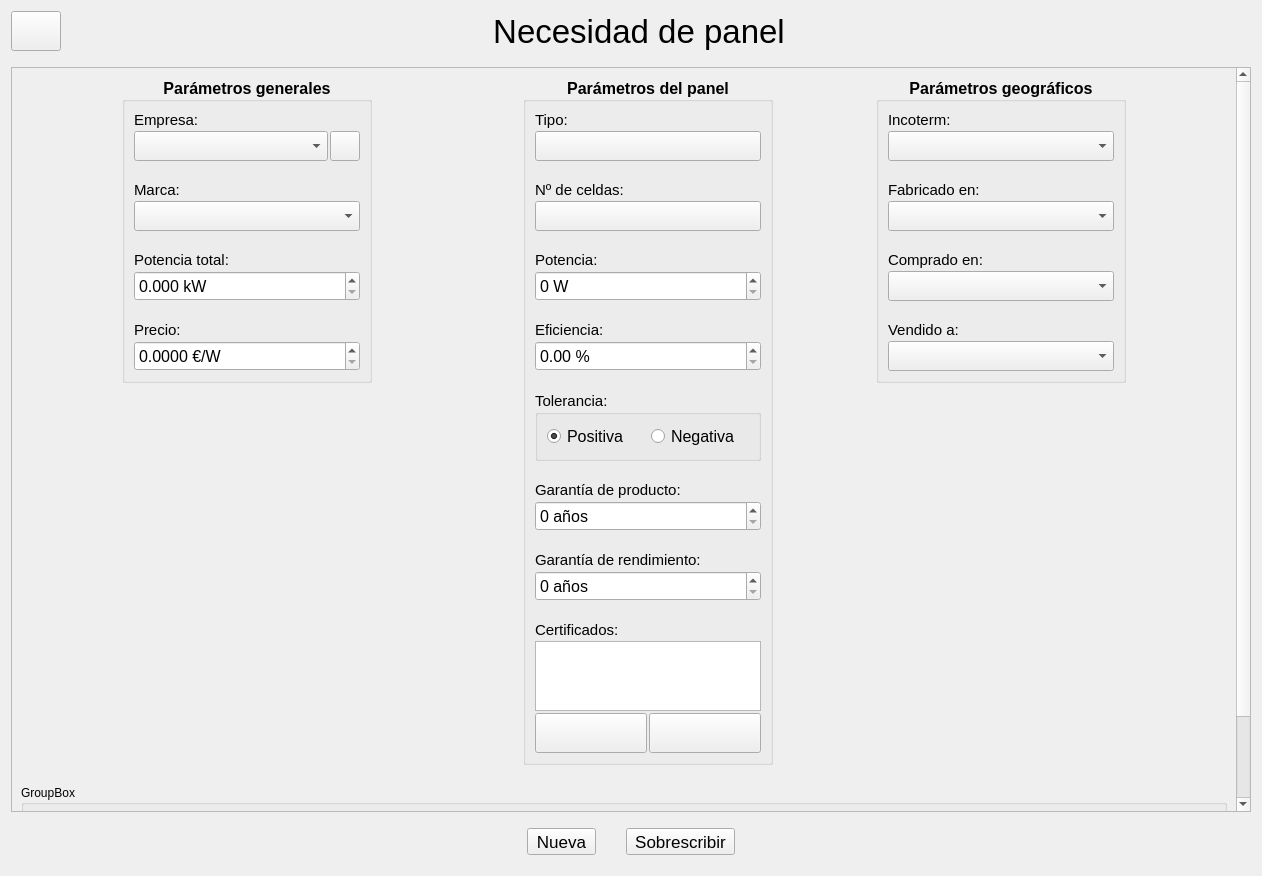
<?xml version="1.0" encoding="UTF-8"?>
<ui version="4.0">
 <class>Form</class>
 <widget class="QWidget" name="Form">
  <property name="geometry">
   <rect>
    <x>0</x>
    <y>0</y>
    <width>1262</width>
    <height>876</height>
   </rect>
  </property>
  <property name="windowTitle">
   <string>Form</string>
  </property>
  <layout class="QVBoxLayout" name="verticalLayout">
   <property name="spacing">
    <number>16</number>
   </property>
   <item>
    <layout class="QHBoxLayout" name="horizontalLayout_3">
     <item>
      <widget class="QPushButton" name="buttonBack">
       <property name="minimumSize">
        <size>
         <width>50</width>
         <height>40</height>
        </size>
       </property>
       <property name="maximumSize">
        <size>
         <width>50</width>
         <height>40</height>
        </size>
       </property>
       <property name="font">
        <font>
         <pointsize>13</pointsize>
        </font>
       </property>
       <property name="text">
        <string/>
       </property>
      </widget>
     </item>
     <item>
      <widget class="QLabel" name="labelTitle">
       <property name="font">
        <font>
         <pointsize>25</pointsize>
        </font>
       </property>
       <property name="text">
        <string>Necesidad de panel</string>
       </property>
       <property name="alignment">
        <set>Qt::AlignCenter</set>
       </property>
      </widget>
     </item>
     <item>
      <spacer name="horizontalSpacer_5">
       <property name="orientation">
        <enum>Qt::Horizontal</enum>
       </property>
       <property name="sizeType">
        <enum>QSizePolicy::Fixed</enum>
       </property>
       <property name="sizeHint" stdset="0">
        <size>
         <width>50</width>
         <height>40</height>
        </size>
       </property>
      </spacer>
     </item>
    </layout>
   </item>
   <item>
    <widget class="QScrollArea" name="scrollArea">
     <property name="widgetResizable">
      <bool>true</bool>
     </property>
     <widget class="QWidget" name="scrollAreaWidgetContents">
      <property name="geometry">
       <rect>
        <x>0</x>
        <y>0</y>
        <width>1225</width>
        <height>847</height>
       </rect>
      </property>
      <layout class="QVBoxLayout" name="verticalLayout_9">
       <property name="spacing">
        <number>20</number>
       </property>
       <item>
        <layout class="QHBoxLayout" name="horizontalLayout_4" stretch="2,4,2,4,0,5,2">
         <property name="spacing">
          <number>50</number>
         </property>
         <item>
          <spacer name="horizontalSpacer_4">
           <property name="orientation">
            <enum>Qt::Horizontal</enum>
           </property>
           <property name="sizeType">
            <enum>QSizePolicy::Expanding</enum>
           </property>
           <property name="sizeHint" stdset="0">
            <size>
             <width>29</width>
             <height>50</height>
            </size>
           </property>
          </spacer>
         </item>
         <item>
          <layout class="QVBoxLayout" name="verticalLayout_2">
           <item>
            <widget class="QGroupBox" name="groupGeneral">
             <property name="minimumSize">
              <size>
               <width>250</width>
               <height>0</height>
              </size>
             </property>
             <property name="font">
              <font>
               <pointsize>12</pointsize>
               <weight>75</weight>
               <bold>true</bold>
              </font>
             </property>
             <property name="title">
              <string>Parámetros generales</string>
             </property>
             <property name="alignment">
              <set>Qt::AlignCenter</set>
             </property>
             <layout class="QVBoxLayout" name="verticalLayout_3">
              <property name="spacing">
               <number>20</number>
              </property>
              <item>
               <layout class="QVBoxLayout" name="verticalLayout_12">
                <property name="spacing">
                 <number>2</number>
                </property>
                <item>
                 <widget class="QLabel" name="labelCompany">
                  <property name="font">
                   <font>
                    <pointsize>11</pointsize>
                    <weight>50</weight>
                    <bold>false</bold>
                   </font>
                  </property>
                  <property name="text">
                   <string>Empresa:</string>
                  </property>
                  <property name="alignment">
                   <set>Qt::AlignLeading|Qt::AlignLeft|Qt::AlignVCenter</set>
                  </property>
                 </widget>
                </item>
                <item>
                 <layout class="QHBoxLayout" name="horizontalLayout_6">
                  <item>
                   <widget class="QComboBox" name="comboCompany">
                    <property name="minimumSize">
                     <size>
                      <width>0</width>
                      <height>30</height>
                     </size>
                    </property>
                    <property name="font">
                     <font>
                      <weight>50</weight>
                      <bold>false</bold>
                     </font>
                    </property>
                   </widget>
                  </item>
                  <item>
                   <widget class="QPushButton" name="buttonAddCompany">
                    <property name="minimumSize">
                     <size>
                      <width>30</width>
                      <height>30</height>
                     </size>
                    </property>
                    <property name="maximumSize">
                     <size>
                      <width>30</width>
                      <height>30</height>
                     </size>
                    </property>
                    <property name="font">
                     <font>
                      <pointsize>12</pointsize>
                      <weight>50</weight>
                      <bold>false</bold>
                     </font>
                    </property>
                    <property name="text">
                     <string/>
                    </property>
                   </widget>
                  </item>
                 </layout>
                </item>
               </layout>
              </item>
              <item>
               <layout class="QVBoxLayout" name="verticalLayout_28">
                <property name="spacing">
                 <number>2</number>
                </property>
                <item>
                 <widget class="QLabel" name="labelMark">
                  <property name="font">
                   <font>
                    <pointsize>11</pointsize>
                    <weight>50</weight>
                    <bold>false</bold>
                   </font>
                  </property>
                  <property name="text">
                   <string>Marca:</string>
                  </property>
                  <property name="alignment">
                   <set>Qt::AlignLeading|Qt::AlignLeft|Qt::AlignVCenter</set>
                  </property>
                 </widget>
                </item>
                <item>
                 <widget class="QComboBox" name="comboMark">
                  <property name="minimumSize">
                   <size>
                    <width>0</width>
                    <height>30</height>
                   </size>
                  </property>
                  <property name="font">
                   <font>
                    <weight>50</weight>
                    <bold>false</bold>
                   </font>
                  </property>
                 </widget>
                </item>
               </layout>
              </item>
              <item>
               <layout class="QVBoxLayout" name="verticalLayout_13">
                <property name="spacing">
                 <number>2</number>
                </property>
                <item>
                 <widget class="QLabel" name="labelTotalPower">
                  <property name="font">
                   <font>
                    <pointsize>11</pointsize>
                    <weight>50</weight>
                    <bold>false</bold>
                   </font>
                  </property>
                  <property name="text">
                   <string>Potencia total:</string>
                  </property>
                  <property name="alignment">
                   <set>Qt::AlignLeading|Qt::AlignLeft|Qt::AlignVCenter</set>
                  </property>
                 </widget>
                </item>
                <item>
                 <widget class="QDoubleSpinBox" name="spinTotalPower">
                  <property name="minimumSize">
                   <size>
                    <width>0</width>
                    <height>30</height>
                   </size>
                  </property>
                  <property name="font">
                   <font>
                    <pointsize>12</pointsize>
                    <weight>50</weight>
                    <bold>false</bold>
                   </font>
                  </property>
                  <property name="focusPolicy">
                   <enum>Qt::StrongFocus</enum>
                  </property>
                  <property name="suffix">
                   <string> kW</string>
                  </property>
                  <property name="decimals">
                   <number>3</number>
                  </property>
                  <property name="maximum">
                   <double>9999999999.000000000000000</double>
                  </property>
                 </widget>
                </item>
               </layout>
              </item>
              <item>
               <layout class="QVBoxLayout" name="verticalLayout_14">
                <property name="spacing">
                 <number>2</number>
                </property>
                <item>
                 <widget class="QLabel" name="labelPrice">
                  <property name="font">
                   <font>
                    <pointsize>11</pointsize>
                    <weight>50</weight>
                    <bold>false</bold>
                   </font>
                  </property>
                  <property name="text">
                   <string>Precio:</string>
                  </property>
                  <property name="alignment">
                   <set>Qt::AlignLeading|Qt::AlignLeft|Qt::AlignVCenter</set>
                  </property>
                 </widget>
                </item>
                <item>
                 <widget class="QDoubleSpinBox" name="spinPrice">
                  <property name="minimumSize">
                   <size>
                    <width>0</width>
                    <height>30</height>
                   </size>
                  </property>
                  <property name="font">
                   <font>
                    <pointsize>12</pointsize>
                    <weight>50</weight>
                    <bold>false</bold>
                   </font>
                  </property>
                  <property name="focusPolicy">
                   <enum>Qt::StrongFocus</enum>
                  </property>
                  <property name="suffix">
                   <string> €/W</string>
                  </property>
                  <property name="decimals">
                   <number>4</number>
                  </property>
                  <property name="maximum">
                   <double>9999999999.000000000000000</double>
                  </property>
                 </widget>
                </item>
               </layout>
              </item>
             </layout>
            </widget>
           </item>
           <item>
            <spacer name="verticalSpacer_6">
             <property name="orientation">
              <enum>Qt::Vertical</enum>
             </property>
             <property name="sizeHint" stdset="0">
              <size>
               <width>20</width>
               <height>40</height>
              </size>
             </property>
            </spacer>
           </item>
          </layout>
         </item>
         <item>
          <spacer name="horizontalSpacer">
           <property name="orientation">
            <enum>Qt::Horizontal</enum>
           </property>
           <property name="sizeType">
            <enum>QSizePolicy::Expanding</enum>
           </property>
           <property name="sizeHint" stdset="0">
            <size>
             <width>50</width>
             <height>50</height>
            </size>
           </property>
          </spacer>
         </item>
         <item>
          <layout class="QVBoxLayout" name="verticalLayout_4">
           <item>
            <widget class="QGroupBox" name="groupPanel">
             <property name="minimumSize">
              <size>
               <width>250</width>
               <height>0</height>
              </size>
             </property>
             <property name="font">
              <font>
               <pointsize>12</pointsize>
               <weight>75</weight>
               <bold>true</bold>
              </font>
             </property>
             <property name="title">
              <string>Parámetros del panel</string>
             </property>
             <property name="alignment">
              <set>Qt::AlignCenter</set>
             </property>
             <layout class="QVBoxLayout" name="verticalLayout_6">
              <property name="spacing">
               <number>20</number>
              </property>
              <item>
               <layout class="QVBoxLayout" name="verticalLayout_19">
                <property name="spacing">
                 <number>2</number>
                </property>
                <item>
                 <widget class="QLabel" name="labelPanelType">
                  <property name="font">
                   <font>
                    <pointsize>11</pointsize>
                    <weight>50</weight>
                    <bold>false</bold>
                   </font>
                  </property>
                  <property name="text">
                   <string>Tipo:</string>
                  </property>
                  <property name="alignment">
                   <set>Qt::AlignLeading|Qt::AlignLeft|Qt::AlignVCenter</set>
                  </property>
                 </widget>
                </item>
                <item>
                 <widget class="QPushButton" name="buttonPanelTypes">
                  <property name="minimumSize">
                   <size>
                    <width>0</width>
                    <height>30</height>
                   </size>
                  </property>
                  <property name="font">
                   <font>
                    <weight>50</weight>
                    <bold>false</bold>
                   </font>
                  </property>
                  <property name="text">
                   <string/>
                  </property>
                 </widget>
                </item>
               </layout>
              </item>
              <item>
               <layout class="QVBoxLayout" name="verticalLayout_20">
                <property name="spacing">
                 <number>2</number>
                </property>
                <item>
                 <widget class="QLabel" name="labelCells">
                  <property name="font">
                   <font>
                    <pointsize>11</pointsize>
                    <weight>50</weight>
                    <bold>false</bold>
                   </font>
                  </property>
                  <property name="text">
                   <string>Nº de celdas:</string>
                  </property>
                  <property name="alignment">
                   <set>Qt::AlignLeading|Qt::AlignLeft|Qt::AlignVCenter</set>
                  </property>
                 </widget>
                </item>
                <item>
                 <widget class="QPushButton" name="buttonCells">
                  <property name="minimumSize">
                   <size>
                    <width>0</width>
                    <height>30</height>
                   </size>
                  </property>
                  <property name="font">
                   <font>
                    <weight>50</weight>
                    <bold>false</bold>
                   </font>
                  </property>
                  <property name="text">
                   <string/>
                  </property>
                 </widget>
                </item>
               </layout>
              </item>
              <item>
               <layout class="QVBoxLayout" name="verticalLayout_21">
                <property name="spacing">
                 <number>2</number>
                </property>
                <item>
                 <widget class="QLabel" name="labelPanelPower">
                  <property name="font">
                   <font>
                    <pointsize>11</pointsize>
                    <weight>50</weight>
                    <bold>false</bold>
                   </font>
                  </property>
                  <property name="text">
                   <string>Potencia:</string>
                  </property>
                  <property name="alignment">
                   <set>Qt::AlignLeading|Qt::AlignLeft|Qt::AlignVCenter</set>
                  </property>
                 </widget>
                </item>
                <item>
                 <widget class="QSpinBox" name="spinPanelPower">
                  <property name="minimumSize">
                   <size>
                    <width>0</width>
                    <height>30</height>
                   </size>
                  </property>
                  <property name="font">
                   <font>
                    <pointsize>12</pointsize>
                    <weight>50</weight>
                    <bold>false</bold>
                   </font>
                  </property>
                  <property name="focusPolicy">
                   <enum>Qt::StrongFocus</enum>
                  </property>
                  <property name="suffix">
                   <string> W</string>
                  </property>
                  <property name="maximum">
                   <number>999999999</number>
                  </property>
                 </widget>
                </item>
               </layout>
              </item>
              <item>
               <layout class="QVBoxLayout" name="verticalLayout_29">
                <property name="spacing">
                 <number>2</number>
                </property>
                <item>
                 <widget class="QLabel" name="labelEfficiency">
                  <property name="font">
                   <font>
                    <pointsize>11</pointsize>
                    <weight>50</weight>
                    <bold>false</bold>
                   </font>
                  </property>
                  <property name="text">
                   <string>Eficiencia:</string>
                  </property>
                  <property name="alignment">
                   <set>Qt::AlignLeading|Qt::AlignLeft|Qt::AlignVCenter</set>
                  </property>
                 </widget>
                </item>
                <item>
                 <widget class="QDoubleSpinBox" name="spinEfficiency">
                  <property name="minimumSize">
                   <size>
                    <width>0</width>
                    <height>30</height>
                   </size>
                  </property>
                  <property name="font">
                   <font>
                    <pointsize>12</pointsize>
                    <weight>50</weight>
                    <bold>false</bold>
                   </font>
                  </property>
                  <property name="focusPolicy">
                   <enum>Qt::StrongFocus</enum>
                  </property>
                  <property name="suffix">
                   <string> %</string>
                  </property>
                  <property name="decimals">
                   <number>2</number>
                  </property>
                  <property name="maximum">
                   <double>100.000000000000000</double>
                  </property>
                 </widget>
                </item>
               </layout>
              </item>
              <item>
               <layout class="QVBoxLayout" name="verticalLayout_30">
                <property name="spacing">
                 <number>2</number>
                </property>
                <item>
                 <widget class="QGroupBox" name="groupTolerance">
                  <property name="font">
                   <font>
                    <pointsize>11</pointsize>
                    <weight>50</weight>
                    <bold>false</bold>
                   </font>
                  </property>
                  <property name="title">
                   <string>Tolerancia:</string>
                  </property>
                  <layout class="QVBoxLayout" name="verticalLayout_8">
                   <item>
                    <layout class="QHBoxLayout" name="horizontalLayout_8">
                     <item>
                      <widget class="QRadioButton" name="radioPositiveTolerance">
                       <property name="font">
                        <font>
                         <pointsize>12</pointsize>
                         <weight>50</weight>
                         <bold>false</bold>
                        </font>
                       </property>
                       <property name="text">
                        <string>Positiva</string>
                       </property>
                       <property name="checked">
                        <bool>true</bool>
                       </property>
                       <attribute name="buttonGroup">
                        <string notr="true">buttonGroup</string>
                       </attribute>
                      </widget>
                     </item>
                     <item>
                      <widget class="QRadioButton" name="radioNegativeTolerance">
                       <property name="font">
                        <font>
                         <pointsize>12</pointsize>
                         <weight>50</weight>
                         <bold>false</bold>
                        </font>
                       </property>
                       <property name="text">
                        <string>Negativa</string>
                       </property>
                       <attribute name="buttonGroup">
                        <string notr="true">buttonGroup</string>
                       </attribute>
                      </widget>
                     </item>
                    </layout>
                   </item>
                  </layout>
                 </widget>
                </item>
               </layout>
              </item>
              <item>
               <layout class="QVBoxLayout" name="verticalLayout_32">
                <property name="spacing">
                 <number>2</number>
                </property>
                <item>
                 <widget class="QLabel" name="labelWarrantyProduct">
                  <property name="font">
                   <font>
                    <pointsize>11</pointsize>
                    <weight>50</weight>
                    <bold>false</bold>
                   </font>
                  </property>
                  <property name="text">
                   <string>Garantía de producto:</string>
                  </property>
                  <property name="alignment">
                   <set>Qt::AlignLeading|Qt::AlignLeft|Qt::AlignVCenter</set>
                  </property>
                 </widget>
                </item>
                <item>
                 <widget class="QSpinBox" name="spinWarrantyProduct">
                  <property name="minimumSize">
                   <size>
                    <width>0</width>
                    <height>30</height>
                   </size>
                  </property>
                  <property name="font">
                   <font>
                    <pointsize>12</pointsize>
                    <weight>50</weight>
                    <bold>false</bold>
                   </font>
                  </property>
                  <property name="focusPolicy">
                   <enum>Qt::StrongFocus</enum>
                  </property>
                  <property name="suffix">
                   <string> años</string>
                  </property>
                  <property name="maximum">
                   <number>9999</number>
                  </property>
                 </widget>
                </item>
               </layout>
              </item>
              <item>
               <layout class="QVBoxLayout" name="verticalLayout_33">
                <property name="spacing">
                 <number>2</number>
                </property>
                <item>
                 <widget class="QLabel" name="labelWarrantyPerformance">
                  <property name="font">
                   <font>
                    <pointsize>11</pointsize>
                    <weight>50</weight>
                    <bold>false</bold>
                   </font>
                  </property>
                  <property name="text">
                   <string>Garantía de rendimiento:</string>
                  </property>
                  <property name="alignment">
                   <set>Qt::AlignLeading|Qt::AlignLeft|Qt::AlignVCenter</set>
                  </property>
                 </widget>
                </item>
                <item>
                 <widget class="QSpinBox" name="spinWarrantyPerformance">
                  <property name="minimumSize">
                   <size>
                    <width>0</width>
                    <height>30</height>
                   </size>
                  </property>
                  <property name="font">
                   <font>
                    <pointsize>12</pointsize>
                    <weight>50</weight>
                    <bold>false</bold>
                   </font>
                  </property>
                  <property name="focusPolicy">
                   <enum>Qt::StrongFocus</enum>
                  </property>
                  <property name="suffix">
                   <string> años</string>
                  </property>
                  <property name="maximum">
                   <number>9999</number>
                  </property>
                 </widget>
                </item>
               </layout>
              </item>
              <item>
               <layout class="QVBoxLayout" name="verticalLayout_22">
                <property name="spacing">
                 <number>2</number>
                </property>
                <item>
                 <widget class="QLabel" name="labelCertificates">
                  <property name="font">
                   <font>
                    <pointsize>11</pointsize>
                    <weight>50</weight>
                    <bold>false</bold>
                   </font>
                  </property>
                  <property name="text">
                   <string>Certificados:</string>
                  </property>
                 </widget>
                </item>
                <item>
                 <widget class="QListWidget" name="listCertificates">
                  <property name="font">
                   <font>
                    <pointsize>12</pointsize>
                    <weight>50</weight>
                    <bold>false</bold>
                   </font>
                  </property>
                 </widget>
                </item>
                <item>
                 <layout class="QHBoxLayout" name="horizontalLayout_2">
                  <item>
                   <widget class="QPushButton" name="buttonAddCertificate">
                    <property name="minimumSize">
                     <size>
                      <width>0</width>
                      <height>40</height>
                     </size>
                    </property>
                    <property name="font">
                     <font>
                      <weight>50</weight>
                      <bold>false</bold>
                     </font>
                    </property>
                    <property name="text">
                     <string/>
                    </property>
                   </widget>
                  </item>
                  <item>
                   <widget class="QPushButton" name="buttonRemoveCertificate">
                    <property name="minimumSize">
                     <size>
                      <width>0</width>
                      <height>40</height>
                     </size>
                    </property>
                    <property name="font">
                     <font>
                      <weight>50</weight>
                      <bold>false</bold>
                     </font>
                    </property>
                    <property name="text">
                     <string/>
                    </property>
                   </widget>
                  </item>
                 </layout>
                </item>
               </layout>
              </item>
             </layout>
            </widget>
           </item>
           <item>
            <spacer name="verticalSpacer_2">
             <property name="orientation">
              <enum>Qt::Vertical</enum>
             </property>
             <property name="sizeHint" stdset="0">
              <size>
               <width>20</width>
               <height>40</height>
              </size>
             </property>
            </spacer>
           </item>
          </layout>
         </item>
         <item>
          <spacer name="horizontalSpacer_6">
           <property name="orientation">
            <enum>Qt::Horizontal</enum>
           </property>
           <property name="sizeType">
            <enum>QSizePolicy::Expanding</enum>
           </property>
           <property name="sizeHint" stdset="0">
            <size>
             <width>50</width>
             <height>50</height>
            </size>
           </property>
          </spacer>
         </item>
         <item>
          <layout class="QVBoxLayout" name="verticalLayout_11" stretch="0,0,1,0">
           <item>
            <layout class="QHBoxLayout" name="horizontalLayout">
             <item>
              <spacer name="horizontalSpacer_2">
               <property name="orientation">
                <enum>Qt::Horizontal</enum>
               </property>
               <property name="sizeType">
                <enum>QSizePolicy::Expanding</enum>
               </property>
               <property name="sizeHint" stdset="0">
                <size>
                 <width>50</width>
                 <height>0</height>
                </size>
               </property>
              </spacer>
             </item>
             <item>
              <layout class="QVBoxLayout" name="verticalLayout_5">
               <item>
                <widget class="QGroupBox" name="groupGeographical">
                 <property name="sizePolicy">
                  <sizepolicy hsizetype="Minimum" vsizetype="Minimum">
                   <horstretch>0</horstretch>
                   <verstretch>0</verstretch>
                  </sizepolicy>
                 </property>
                 <property name="minimumSize">
                  <size>
                   <width>250</width>
                   <height>0</height>
                  </size>
                 </property>
                 <property name="font">
                  <font>
                   <pointsize>12</pointsize>
                   <weight>75</weight>
                   <bold>true</bold>
                  </font>
                 </property>
                 <property name="title">
                  <string>Parámetros geográficos</string>
                 </property>
                 <property name="alignment">
                  <set>Qt::AlignCenter</set>
                 </property>
                 <layout class="QVBoxLayout" name="verticalLayout_7">
                  <property name="spacing">
                   <number>20</number>
                  </property>
                  <item>
                   <layout class="QVBoxLayout" name="verticalLayout_23">
                    <property name="spacing">
                     <number>2</number>
                    </property>
                    <item>
                     <widget class="QLabel" name="labelIncoterm">
                      <property name="font">
                       <font>
                        <pointsize>11</pointsize>
                        <weight>50</weight>
                        <bold>false</bold>
                       </font>
                      </property>
                      <property name="text">
                       <string>Incoterm:</string>
                      </property>
                      <property name="alignment">
                       <set>Qt::AlignLeading|Qt::AlignLeft|Qt::AlignVCenter</set>
                      </property>
                     </widget>
                    </item>
                    <item>
                     <widget class="QComboBox" name="comboIncoterm">
                      <property name="minimumSize">
                       <size>
                        <width>0</width>
                        <height>30</height>
                       </size>
                      </property>
                      <property name="font">
                       <font>
                        <weight>50</weight>
                        <bold>false</bold>
                       </font>
                      </property>
                     </widget>
                    </item>
                   </layout>
                  </item>
                  <item>
                   <layout class="QVBoxLayout" name="verticalLayout_24">
                    <property name="spacing">
                     <number>2</number>
                    </property>
                    <item>
                     <widget class="QLabel" name="labelMadeIn">
                      <property name="font">
                       <font>
                        <pointsize>11</pointsize>
                        <weight>50</weight>
                        <bold>false</bold>
                       </font>
                      </property>
                      <property name="text">
                       <string>Fabricado en:</string>
                      </property>
                      <property name="alignment">
                       <set>Qt::AlignLeading|Qt::AlignLeft|Qt::AlignVCenter</set>
                      </property>
                     </widget>
                    </item>
                    <item>
                     <widget class="QComboBox" name="comboMadeIn">
                      <property name="minimumSize">
                       <size>
                        <width>0</width>
                        <height>30</height>
                       </size>
                      </property>
                      <property name="font">
                       <font>
                        <weight>50</weight>
                        <bold>false</bold>
                       </font>
                      </property>
                     </widget>
                    </item>
                   </layout>
                  </item>
                  <item>
                   <layout class="QVBoxLayout" name="verticalLayout_25">
                    <property name="spacing">
                     <number>2</number>
                    </property>
                    <item>
                     <widget class="QLabel" name="labelOrigin">
                      <property name="font">
                       <font>
                        <pointsize>11</pointsize>
                        <weight>50</weight>
                        <bold>false</bold>
                       </font>
                      </property>
                      <property name="text">
                       <string>Comprado en:</string>
                      </property>
                      <property name="alignment">
                       <set>Qt::AlignLeading|Qt::AlignLeft|Qt::AlignVCenter</set>
                      </property>
                     </widget>
                    </item>
                    <item>
                     <widget class="QComboBox" name="comboOrigin">
                      <property name="minimumSize">
                       <size>
                        <width>0</width>
                        <height>30</height>
                       </size>
                      </property>
                      <property name="font">
                       <font>
                        <weight>50</weight>
                        <bold>false</bold>
                       </font>
                      </property>
                     </widget>
                    </item>
                   </layout>
                  </item>
                  <item>
                   <layout class="QVBoxLayout" name="verticalLayout_26">
                    <property name="spacing">
                     <number>2</number>
                    </property>
                    <item>
                     <widget class="QLabel" name="labelDestination">
                      <property name="font">
                       <font>
                        <pointsize>11</pointsize>
                        <weight>50</weight>
                        <bold>false</bold>
                       </font>
                      </property>
                      <property name="text">
                       <string>Vendido a:</string>
                      </property>
                      <property name="alignment">
                       <set>Qt::AlignLeading|Qt::AlignLeft|Qt::AlignVCenter</set>
                      </property>
                     </widget>
                    </item>
                    <item>
                     <widget class="QComboBox" name="comboDestination">
                      <property name="minimumSize">
                       <size>
                        <width>0</width>
                        <height>30</height>
                       </size>
                      </property>
                      <property name="font">
                       <font>
                        <weight>50</weight>
                        <bold>false</bold>
                       </font>
                      </property>
                     </widget>
                    </item>
                   </layout>
                  </item>
                 </layout>
                </widget>
               </item>
              </layout>
             </item>
             <item>
              <spacer name="horizontalSpacer_3">
               <property name="orientation">
                <enum>Qt::Horizontal</enum>
               </property>
               <property name="sizeType">
                <enum>QSizePolicy::Expanding</enum>
               </property>
               <property name="sizeHint" stdset="0">
                <size>
                 <width>35</width>
                 <height>0</height>
                </size>
               </property>
              </spacer>
             </item>
            </layout>
           </item>
           <item>
            <spacer name="verticalSpacer">
             <property name="orientation">
              <enum>Qt::Vertical</enum>
             </property>
             <property name="sizeHint" stdset="0">
              <size>
               <width>20</width>
               <height>40</height>
              </size>
             </property>
            </spacer>
           </item>
           <item>
            <widget class="QWidget" name="priceBarChart" native="true">
             <layout class="QVBoxLayout" name="verticalLayout_15"/>
            </widget>
           </item>
           <item>
            <spacer name="verticalSpacer_3">
             <property name="orientation">
              <enum>Qt::Vertical</enum>
             </property>
             <property name="sizeHint" stdset="0">
              <size>
               <width>20</width>
               <height>40</height>
              </size>
             </property>
            </spacer>
           </item>
          </layout>
         </item>
         <item>
          <spacer name="horizontalSpacer_9">
           <property name="orientation">
            <enum>Qt::Horizontal</enum>
           </property>
           <property name="sizeType">
            <enum>QSizePolicy::Expanding</enum>
           </property>
           <property name="sizeHint" stdset="0">
            <size>
             <width>35</width>
             <height>620</height>
            </size>
           </property>
          </spacer>
         </item>
        </layout>
       </item>
       <item>
        <widget class="QGroupBox" name="groupRelatedPanelQuotations">
         <property name="title">
          <string>GroupBox</string>
         </property>
         <layout class="QVBoxLayout" name="verticalLayout_10">
          <item>
           <widget class="QTableWidget" name="tableWidget"/>
          </item>
         </layout>
        </widget>
       </item>
      </layout>
     </widget>
    </widget>
   </item>
   <item>
    <layout class="QHBoxLayout" name="horizontalLayout_13">
     <property name="spacing">
      <number>30</number>
     </property>
     <item>
      <spacer name="horizontalSpacer_7">
       <property name="orientation">
        <enum>Qt::Horizontal</enum>
       </property>
       <property name="sizeHint" stdset="0">
        <size>
         <width>40</width>
         <height>20</height>
        </size>
       </property>
      </spacer>
     </item>
     <item>
      <widget class="QToolButton" name="buttonNew">
       <property name="sizePolicy">
        <sizepolicy hsizetype="Fixed" vsizetype="Fixed">
         <horstretch>0</horstretch>
         <verstretch>0</verstretch>
        </sizepolicy>
       </property>
       <property name="maximumSize">
        <size>
         <width>200</width>
         <height>16777215</height>
        </size>
       </property>
       <property name="font">
        <font>
         <pointsize>13</pointsize>
        </font>
       </property>
       <property name="text">
        <string>Nueva</string>
       </property>
       <property name="iconSize">
        <size>
         <width>40</width>
         <height>40</height>
        </size>
       </property>
       <property name="toolButtonStyle">
        <enum>Qt::ToolButtonTextBesideIcon</enum>
       </property>
      </widget>
     </item>
     <item>
      <widget class="QToolButton" name="buttonOverwrite">
       <property name="sizePolicy">
        <sizepolicy hsizetype="Fixed" vsizetype="Fixed">
         <horstretch>0</horstretch>
         <verstretch>0</verstretch>
        </sizepolicy>
       </property>
       <property name="maximumSize">
        <size>
         <width>200</width>
         <height>16777215</height>
        </size>
       </property>
       <property name="font">
        <font>
         <pointsize>13</pointsize>
        </font>
       </property>
       <property name="text">
        <string>Sobrescribir</string>
       </property>
       <property name="iconSize">
        <size>
         <width>40</width>
         <height>40</height>
        </size>
       </property>
       <property name="toolButtonStyle">
        <enum>Qt::ToolButtonTextBesideIcon</enum>
       </property>
      </widget>
     </item>
     <item>
      <spacer name="horizontalSpacer_8">
       <property name="orientation">
        <enum>Qt::Horizontal</enum>
       </property>
       <property name="sizeHint" stdset="0">
        <size>
         <width>40</width>
         <height>20</height>
        </size>
       </property>
      </spacer>
     </item>
    </layout>
   </item>
   <item>
    <spacer name="verticalSpacer_7">
     <property name="orientation">
      <enum>Qt::Vertical</enum>
     </property>
     <property name="sizeType">
      <enum>QSizePolicy::Fixed</enum>
     </property>
     <property name="sizeHint" stdset="0">
      <size>
       <width>10</width>
       <height>10</height>
      </size>
     </property>
    </spacer>
   </item>
  </layout>
 </widget>
 <resources/>
 <connections/>
 <buttongroups>
  <buttongroup name="buttonGroup"/>
 </buttongroups>
</ui>
